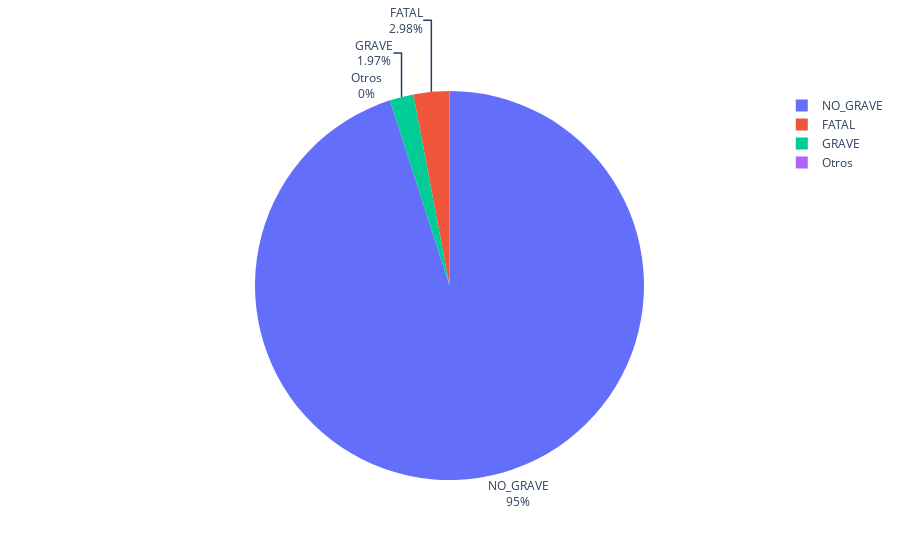

Notebook code cell kept with this figure:
### Code cell
showPiePx(conjunto.query('data_geo')['gravedad'])

### Figure 1 — Plotly figure (JSON) as saved in the notebook; plotly's stock layout.template omitted (floating-point values rounded to 4 significant figures)
{"data": [{"domain": {"x": [0, 1], "y": [0, 1]}, "hovertemplate": "valor=%{label}<br>ocurrencia=%{value}<extra></extra>", "labels": ["NO_GRAVE", "FATAL", "GRAVE", "Otros"], "legendgroup": "", "name": "", "showlegend": true, "textinfo": "percent+label", "textposition": "outside", "type": "pie", "values": [21859, 685, 454, 0]}], "layout": {"legend": {"tracegroupgap": 0}, "margin": {"t": 60}}}
